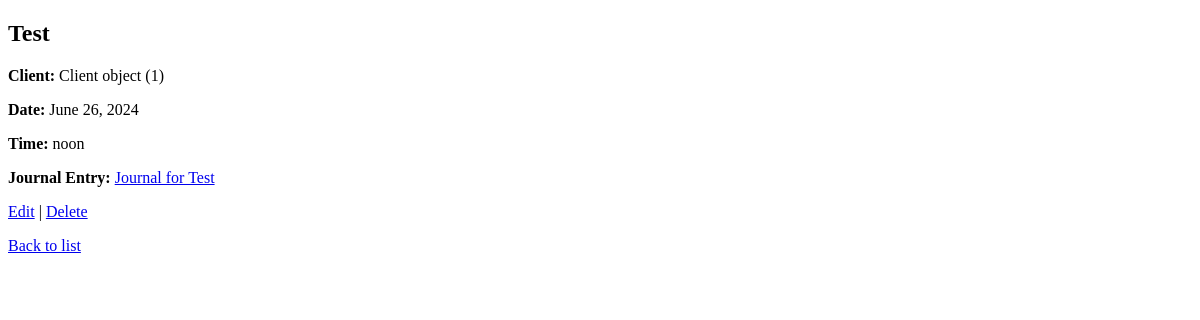
The page /journals/appointments/5/ (signed in) on the database as committed earlier.
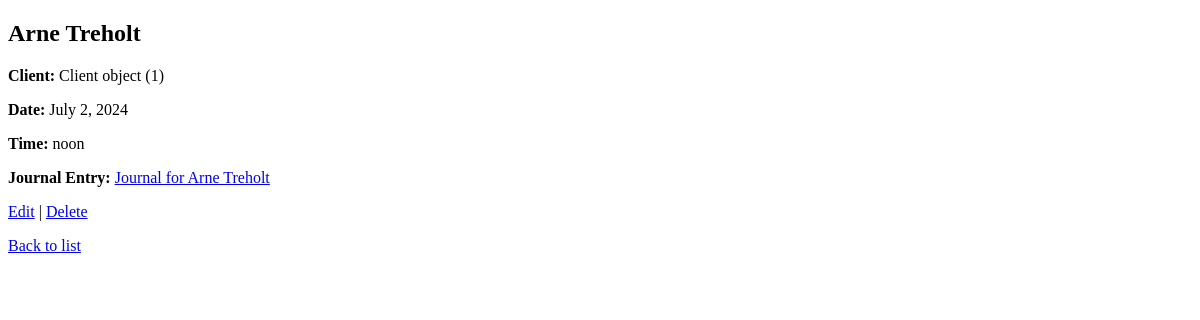
The same page on the database as committed later.
### journals/models.py (models this page shows, shortened)
class Appointment(models.Model):
    title = models.CharField(max_length=200)
    psychologist = models.ForeignKey(User, on_delete=models.CASCADE)
    client = models.ForeignKey(Client, on_delete=models.CASCADE)
    service = models.ForeignKey(Service, on_delete=models.CASCADE)
    date = models.DateField()
    time = models.TimeField()
    created_at = models.DateTimeField(auto_now_add=True)
    journal_entry = models.OneToOneField(Journal, on_delete=models.SET_NULL, null=True, blank=True)

class Journal(models.Model):
    title = models.CharField(max_length=200)
    client = models.ForeignKey(Client, on_delete=models.CASCADE)
    content = models.TextField()
    created_at = models.DateTimeField(auto_now_add=True)
    updated_at = models.DateTimeField(auto_now=True)

class Client(models.Model):
    name = models.CharField(max_length=100)
    email = models.EmailField()
    psychologist = models.ForeignKey(User, on_delete=models.CASCADE)

### journals/views.py (the view)
# urls.py: path('appointments/<int:pk>/', views.appointment_detail, name='appointment_detail'),
@login_required
def appointment_detail(request, pk):
    appointment = get_object_or_404(Appointment, pk=pk)
    return render(request, 'journals/appointment_detail.html', {'appointment': appointment})

### journals/templates/journals/appointment_detail.html (shortened to what this page needs)
{% load static %}
<!DOCTYPE html>
<html>
<head>
</head>
<body>
    <h2>{{ appointment.title }}</h2>
    <p><strong>Client:</strong> {{ appointment.client }}</p>
    <p><strong>Date:</strong> {{ appointment.date }}</p>
    <p><strong>Time:</strong> {{ appointment.time }}</p>
    <p><strong>Journal Entry:</strong> {% if appointment.journal_entry %}<a href="{% url 'journal_detail' appointment.journal_entry.pk %}">{{ appointment.journal_entry.title }}</a>{% else %}None{% endif %}</p>
    <a href="{% url 'appointment_edit' appointment.pk %}">Edit</a> |
    <a href="{% url 'appointment_delete' appointment.pk %}">Delete</a>
    <p><a href="{% url 'appointment_list' %}">Back to list</a></p>
</body>
</html>

Rows that differ between the two databases and show on the page:
changed Appointment "noon": title "Test" → "Arne Treholt"; date "June 26, 2024" → "July 2, 2024"; journal_entry "Journal for Test" → "Journal for Arne Treholt"
